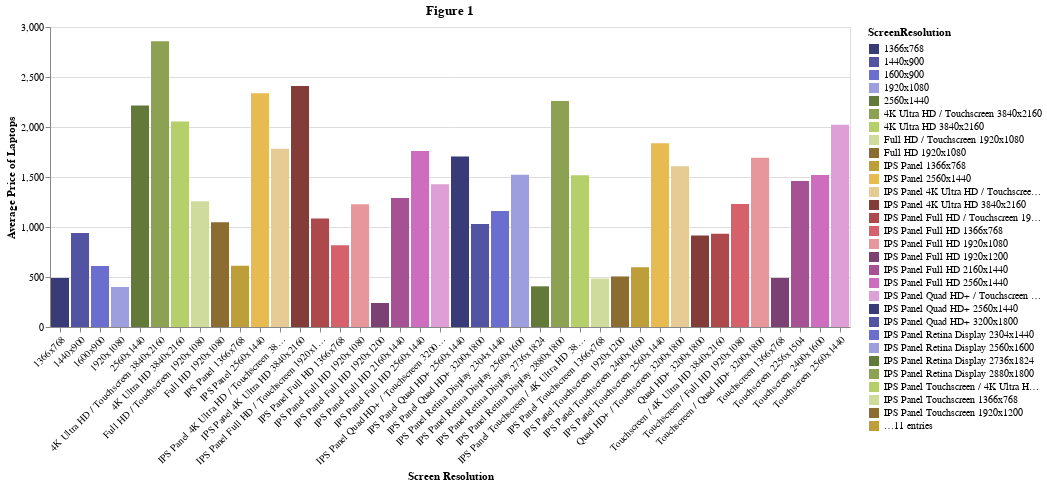

The notebook cell saved with this chart:
### Markdown cell above
We will now perform some visualizations to form an understanding of how the distribution of different variables(specifications of the laptop) compares to the price of each observation(laptop)

### Code cell
laptop_resolution_avg_price = (
    laptop_data.groupby(["ScreenResolution"])
        .mean(["Price_CAD"])
        .reset_index()
        .rename(columns = {"Price_CAD" : "Average Price"})
)

laptop_resolution_plot = alt.Chart(laptop_resolution_avg_price, title = 'Figure 1').mark_bar().encode(
    x=alt.X("ScreenResolution")
        .title("Screen Resolution"),
    y=alt.Y("Average Price")
        .title("Average Price of Laptops"),
    color=alt.Color("ScreenResolution")
            .scale(scheme="category20b")
).configure_axisX(labelAngle=-45)
laptop_resolution_plot

### Figure 1 — Vega-Lite specification as saved in the notebook (floating-point values rounded to 4 significant figures)
{"config": {"view": {"continuousWidth": 300, "continuousHeight": 300}, "axisX": {"labelAngle": -45}}, "data": {"name": "data-a0eddd06ce803b7520f27a4dae785506"}, "mark": {"type": "bar"}, "encoding": {"color": {"field": "ScreenResolution", "scale": {"scheme": "category20b"}, "type": "nominal"}, "x": {"field": "ScreenResolution", "title": "Screen Resolution", "type": "nominal"}, "y": {"field": "Average Price", "title": "Average Price of Laptops", "type": "quantitative"}}, "title": "Figure 1", "$schema": "https://vega.github.io/schema/vega-lite/v5.16.3.json", "datasets": {"data-a0eddd06ce803b7520f27a4dae785506": [{"ScreenResolution": "1366x768", "ScreenSize_Inches": 15.04, "Memory_GB": 4.708, "Storage": 217.9, "Weight_Kg": 2.025, "Average Price": 490.5}, {"ScreenResolution": "1440x900", "ScreenSize_Inches": 13.3, "Memory_GB": 8.0, "Storage": 192.0, "Weight_Kg": 1.345, "Average Price": 940.8}, {"ScreenResolution": "1600x900", "ScreenSize_Inches": 17.29, "Memory_GB": 6.435, "Storage": 88.65, "Weight_Kg": 2.922, "Average Price": 610.7}, {"ScreenResolution": "1920x1080", "ScreenSize_Inches": 15.07, "Memory_GB": 6.0, "Storage": 53.67, "Weight_Kg": 1.753, "Average Price": 399.7}, {"ScreenResolution": "2560x1440", "ScreenSize_Inches": 18.43, "Memory_GB": 16.0, "Storage": 426.7, "Weight_Kg": 2.407, "Average Price": 2216.0}, {"ScreenResolution": "4K Ultra HD / Touchscreen 3840x2160", "ScreenSize_Inches": 15.63, "Memory_GB": 18.67, "Storage": 254.6, "Weight_Kg": 2.266, "Average Price": 2857.0}, {"ScreenResolution": "4K Ultra HD 3840x2160", "ScreenSize_Inches": 15.84, "Memory_GB": 17.14, "Storage": 274.4, "Weight_Kg": 2.844, "Average Price": 2056.0}, {"ScreenResolution": "Full HD / Touchscreen 1920x1080", "ScreenSize_Inches": 14.02, "Memory_GB": 10.36, "Storage": 282.9, "Weight_Kg": 1.699, "Average Price": 1258.0}, {"ScreenResolution": "Full HD 1920x1080", "ScreenSize_Inches": 15.49, "Memory_GB": 8.715, "Storage": 217.1, "Weight_Kg": 2.158, "Average Price": 1047.0}, {"ScreenResolution": "IPS Panel 1366x768", "ScreenSize_Inches": 12.99, "Memory_GB": 5.714, "Storage": 143.0, "Weight_Kg": 1.581, "Average Price": 613.3}, {"ScreenResolution": "IPS Panel 2560x1440", "ScreenSize_Inches": 17.32, "Memory_GB": 14.0, "Storage": 256.2, "Weight_Kg": 1.945, "Average Price": 2338.0}, {"ScreenResolution": "IPS Panel 4K Ultra HD / Touchscreen 3840x2160", "ScreenSize_Inches": 13.47, "Memory_GB": 12.36, "Storage": 337.6, "Weight_Kg": 1.324, "Average Price": 1783.0}, {"ScreenResolution": "IPS Panel 4K Ultra HD 3840x2160", "ScreenSize_Inches": 15.97, "Memory_GB": 17.67, "Storage": 352.2, "Weight_Kg": 2.778, "Average Price": 2409.0}, {"ScreenResolution": "IPS Panel Full HD / Touchscreen 1920x1080", "ScreenSize_Inches": 14.0, "Memory_GB": 8.058, "Storage": 259.8, "Weight_Kg": 1.638, "Average Price": 1084.0}, {"ScreenResolution": "IPS Panel Full HD 1366x768", "ScreenSize_Inches": 15.6, "Memory_GB": 8.0, "Storage": 1.0, "Weight_Kg": 2.1, "Average Price": 817.0}, {"ScreenResolution": "IPS Panel Full HD 1920x1080", "ScreenSize_Inches": 15.35, "Memory_GB": 10.43, "Storage": 225.1, "Weight_Kg": 2.351, "Average Price": 1228.0}, {"ScreenResolution": "IPS Panel Full HD 1920x1200", "ScreenSize_Inches": 14.0, "Memory_GB": 4.0, "Storage": 32.0, "Weight_Kg": 1.4, "Average Price": 240.0}, {"ScreenResolution": "IPS Panel Full HD 2160x1440", "ScreenSize_Inches": 13.0, "Memory_GB": 8.0, "Storage": 384.0, "Weight_Kg": 1.05, "Average Price": 1290.0}, {"ScreenResolution": "IPS Panel Full HD 2560x1440", "ScreenSize_Inches": 14.0, "Memory_GB": 8.0, "Storage": 512.0, "Weight_Kg": 1.7, "Average Price": 1760.0}, {"ScreenResolution": "IPS Panel Quad HD+ / Touchscreen 3200x1800", "ScreenSize_Inches": 13.3, "Memory_GB": 14.67, "Storage": 384.2, "Weight_Kg": 1.277, "Average Price": 1428.0}, {"ScreenResolution": "IPS Panel Quad HD+ 2560x1440", "ScreenSize_Inches": 14.0, "Memory_GB": 30.67, "Storage": 426.7, "Weight_Kg": 1.223, "Average Price": 1704.0}, {"ScreenResolution": "IPS Panel Quad HD+ 3200x1800", "ScreenSize_Inches": 13.3, "Memory_GB": 8.0, "Storage": 256.0, "Weight_Kg": 1.27, "Average Price": 1030.0}, {"ScreenResolution": "IPS Panel Retina Display 2304x1440", "ScreenSize_Inches": 12.0, "Memory_GB": 8.0, "Storage": 384.0, "Weight_Kg": 0.92, "Average Price": 1159.0}, {"ScreenResolution": "IPS Panel Retina Display 2560x1600", "ScreenSize_Inches": 13.3, "Memory_GB": 8.0, "Storage": 320.0, "Weight_Kg": 1.37, "Average Price": 1522.0}, {"ScreenResolution": "IPS Panel Retina Display 2736x1824", "ScreenSize_Inches": 12.3, "Memory_GB": 6.0, "Storage": 64.0, "Weight_Kg": 1.4, "Average Price": 406.7}, {"ScreenResolution": "IPS Panel Retina Display 2880x1800", "ScreenSize_Inches": 15.4, "Memory_GB": 16.0, "Storage": 384.0, "Weight_Kg": 1.883, "Average Price": 2259.0}, {"ScreenResolution": "IPS Panel Touchscreen / 4K Ultra HD 3840x2160", "ScreenSize_Inches": 15.6, "Memory_GB": 12.0, "Storage": 192.0, "Weight_Kg": 2.38, "Average Price": 1517.0}, {"ScreenResolution": "IPS Panel Touchscreen 1366x768", "ScreenSize_Inches": 12.17, "Memory_GB": 5.333, "Storage": 106.7, "Weight_Kg": 1.36, "Average Price": 484.5}, {"ScreenResolution": "IPS Panel Touchscreen 1920x1200", "ScreenSize_Inches": 10.1, "Memory_GB": 4.0, "Storage": 64.0, "Weight_Kg": 0.69, "Average Price": 505.5}, {"ScreenResolution": "IPS Panel Touchscreen 2400x1600", "ScreenSize_Inches": 12.3, "Memory_GB": 4.0, "Storage": 32.0, "Weight_Kg": 1.15, "Average Price": 596.9}, {"ScreenResolution": "IPS Panel Touchscreen 2560x1440", "ScreenSize_Inches": 13.7, "Memory_GB": 9.6, "Storage": 358.4, "Weight_Kg": 1.568, "Average Price": 1838.0}, {"ScreenResolution": "Quad HD+ / Touchscreen 3200x1800", "ScreenSize_Inches": 13.3, "Memory_GB": 10.86, "Storage": 310.9, "Weight_Kg": 1.246, "Average Price": 1607.0}, {"ScreenResolution": "Quad HD+ 3200x1800", "ScreenSize_Inches": 13.3, "Memory_GB": 6.667, "Storage": 181.3, "Weight_Kg": 1.33, "Average Price": 915.7}, {"ScreenResolution": "Touchscreen / 4K Ultra HD 3840x2160", "ScreenSize_Inches": 12.5, "Memory_GB": 8.0, "Storage": 256.0, "Weight_Kg": 1.25, "Average Price": 932.0}, {"ScreenResolution": "Touchscreen / Full HD 1920x1080", "ScreenSize_Inches": 13.3, "Memory_GB": 8.0, "Storage": 256.0, "Weight_Kg": 1.1, "Average Price": 1230.0}, {"ScreenResolution": "Touchscreen / Quad HD+ 3200x1800", "ScreenSize_Inches": 13.3, "Memory_GB": 16.0, "Storage": 512.0, "Weight_Kg": 1.2, "Average Price": 1693.0}, {"ScreenResolution": "Touchscreen 1366x768", "ScreenSize_Inches": 14.85, "Memory_GB": 5.75, "Storage": 105.0, "Weight_Kg": 1.803, "Average Price": 490.8}, {"ScreenResolution": "Touchscreen 2256x1504", "ScreenSize_Inches": 16.83, "Memory_GB": 8.0, "Storage": 256.0, "Weight_Kg": 1.251, "Average Price": 1460.0}, {"ScreenResolution": "Touchscreen 2400x1600", "ScreenSize_Inches": 12.3, "Memory_GB": 10.67, "Storage": 298.7, "Weight_Kg": 1.1, "Average Price": 1520.0}, {"ScreenResolution": "Touchscreen 2560x1440", "ScreenSize_Inches": 13.77, "Memory_GB": 10.67, "Storage": 384.0, "Weight_Kg": 1.443, "Average Price": 2023.0}]}}
